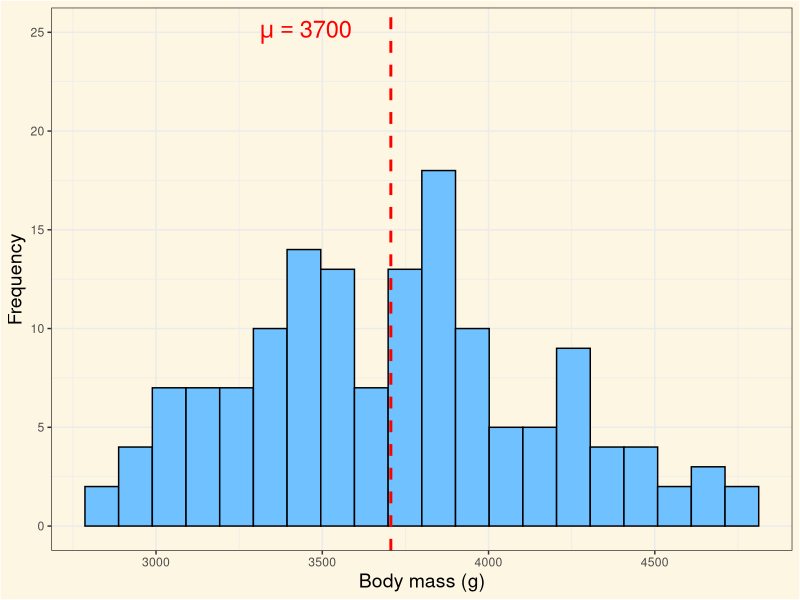
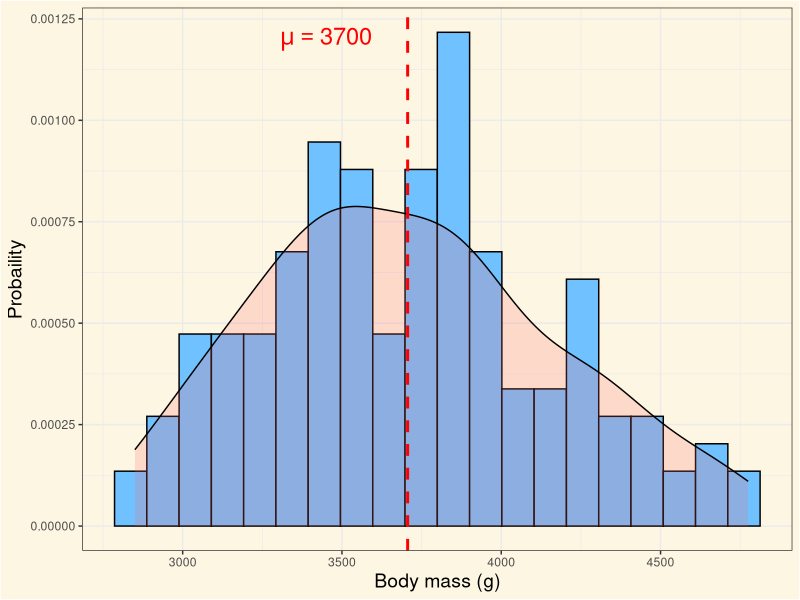
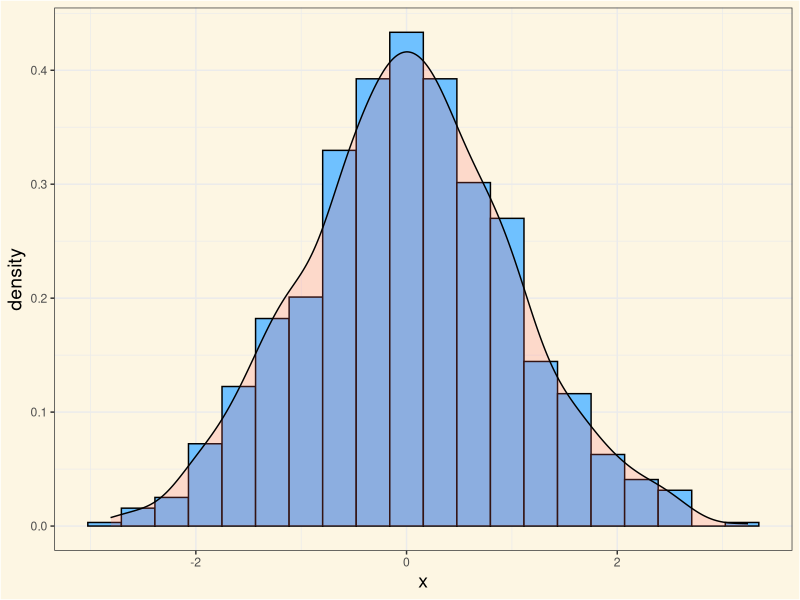

Here is the R script that generated these plots, in order:
## ---- chunk 1
#| label: theme-set
#| eval: true
library(tidyverse)
library(palmerpenguins)

simple_theme  <- theme_bw() +
      theme(
          plot.background = element_rect(fill = "#FDF6E3"),
          panel.background = element_rect(fill = "#FDF6E3"),
          legend.background = element_rect(fill = "#FDF6E3"),
          legend.position="top",
    axis.title = element_text(size = 14)
        )

theme_set(simple_theme)
## ---- chunk 2
#| label: 01-normality
#| echo: true
#| eval: true
#| fig-align: center
#| code-fold: true
#| layout-ncol: 2

adelie  <- penguins |> 
  filter(species == "Adelie") |> 
  drop_na()

#Frequency plot
ggplot(adelie, aes(body_mass_g)) + 
  geom_histogram(color = "black", fill = "#6FC1FF", bins = 20) +
  geom_vline(
    aes(xintercept = mean(body_mass_g, na.rm = TRUE)), 
    color="red", 
    linetype="dashed", 
    size=1
    ) +
  labs(
    x = "Body mass (g)",
    y = "Frequency"
  ) +
  annotate(
    "text", label = expression("mu == 3700"), parse = TRUE,
    x = 3450, y = 25, size = 6, colour = "red"
  )

# Density plot
ggplot(adelie, aes(body_mass_g)) + 
  geom_histogram(aes(y = ..density..), bins = 20, color = "black", fill = "#6FC1FF") + 
  geom_density(alpha=.2, fill="#FF6666") +
  geom_vline(
    aes(xintercept = mean(body_mass_g, na.rm = TRUE)), 
    color="red", 
    linetype="dashed", 
    size=1
    ) +
  labs(
    x = "Body mass (g)",
    y = "Probaility"
  ) +
  annotate(
    "text", label = expression("mu == 3700"), parse = TRUE,
    x = 3450, y = 12e-4, size = 6, colour = "red"
  ) 
## ---- chunk 3
#| label: 03-density
#| echo: true
#| eval: true
#| fig-align: center
#| code-fold: true
set.seed(123)

df  <-  data.frame(x = rnorm(1000, 0,1))

ggplot(df, aes(x = x)) +
  geom_histogram(aes(y = ..density..),color = "black", fill = "#6FC1FF", bins = 20) +
  geom_density(alpha=.2, fill="#FF6666") 
